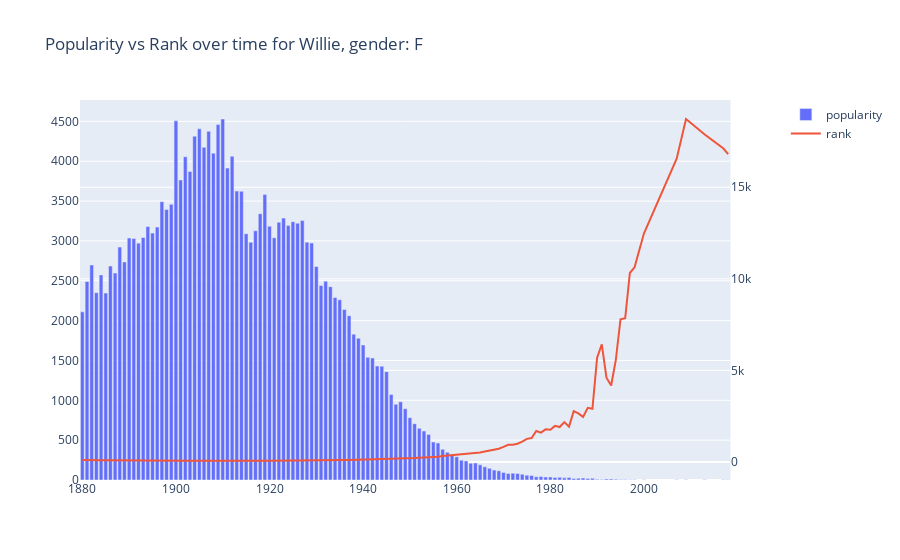

Notebook source saved alongside this figure:
### Code cell
popular_name('Willie','F')
